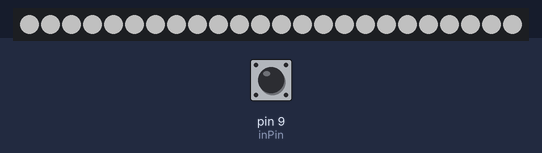
This sketch was run on a simulated Arduino Uno, built with avr-gcc and run on an emulated ATmega328P. Parts: 24 RGB LEDs in strip order, left to right. The test bench sets the inputs (shaded band); at power-on: pin 9 (inPin) HIGH. Dim RGB values are drawn brighter than linear.

Above: at 1.11 s.
1.3 s: pin 9 (inPin) driven LOW
At 1.9 s:
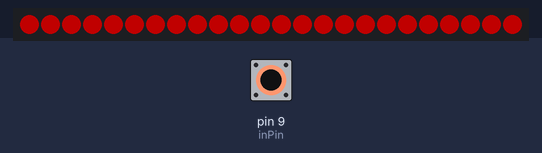
3.5 s: pin 9 (inPin) driven HIGH
At 4.17 s:
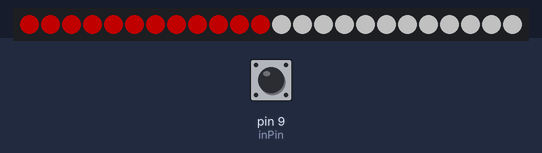
5.9 s: pin 9 (inPin) driven LOW
At 6.64 s:
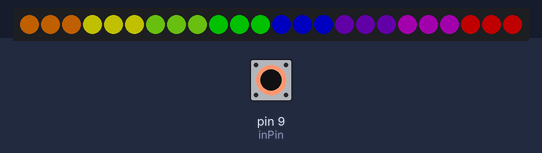
7.8 s: pin 9 (inPin) pulsed HIGH 2 times (0.12 s each, 0.3 s apart)
At 9.33 s:
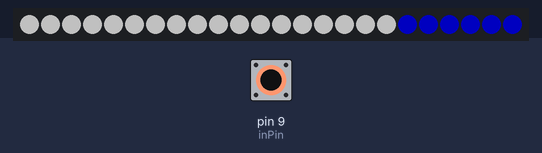

Measured:
- after the input at 3.5 s, the LEDs: first differ from a run without the input after 0.34 s (image 2 shows a later state)
- after the input at 5.9 s, the LEDs: first change after 0.21 s (image 3 shows a later state)
- after the input at 7.8 s, the LEDs: first change after 0.09 s (image 4 shows a later state)

The sketch:

baglightfinal.ino
```cpp
#include <Adafruit_NeoPixel.h>
#define PIN 4
#define inPin 9

// 3 8led neopixel sticks wired to pin 6 for baglight or helmet light

Adafruit_NeoPixel pixel = Adafruit_NeoPixel(24, PIN);
int dly = 200;
uint32_t color[8] = {0xFF0000, 0xff7f00, 0xffff00, 0x87f717, 0x00ff00, 0x0000ff, 0x4b0082, 0x8f0099,};
uint8_t a,b,c;
int val;
int valn;
int lightstate = 0;

void setup() {
  pinMode(inPin, INPUT);
  val = digitalRead(inPin);
  //Serial.begin(9600);
  pixel.begin();
  pixel.setBrightness(85); // 1/3 brightness
}

void loop() {
  // put your main code here, to run repeatedly:
valn = digitalRead(inPin);
delay(50);
if (valn != val){
//Serial.print("valn=");
//Serial.println(valn);
//Serial.print("val=");
//Serial.println(val);
val = valn;
lightstate = lightstate +1;
if(lightstate > 5){
  lightstate = 0;
}
//Serial.println(lightstate);
}
//white blink
  if (lightstate == 0)
     {
     for (b=0; b<24; b++){
     pixel.setPixelColor(b, 0xffffff);
     }
     pixel.show();
     delay(dly/2);
     for (b=0; b<24; b++){
     pixel.setPixelColor(b, 0x000000);
     }
     pixel.show();
     delay(dly/2);
     }
  //red blink
  if (lightstate == 1) {
     for (b=0; b<24; b++){
     pixel.setPixelColor(b, 0xffffff);
     }
     pixel.show();
     delay(dly);
     for (b=0; b<24; b++){
     pixel.setPixelColor(b, 0xff0000);
     }
     pixel.show();
     delay(dly); }
   //White left right blink
   if (lightstate == 2) {
     for (b=0; b<12; b++){
     pixel.setPixelColor(b, 0xffffff);
     pixel.setPixelColor(b+12,0xff0000);
     }
     pixel.show();
     delay(dly);
     for (b=0; b<12; b++){
     pixel.setPixelColor(b, 0xff0000);
     pixel.setPixelColor(b+12, 0xffffff);
     }
     pixel.show();
     delay(dly); }
  // rainbow
  if (lightstate == 3) {
   for (a=0; a<8; a++){
   for (b=0; b<24; b=b+3){
   if ((b/3)-a >= 0)
   {
     c=(b/3)-a;
     pixel.setPixelColor(b,color[c]);
     pixel.setPixelColor(b+1,color[c]);
     pixel.setPixelColor(b+2,color[c]);
   }
   else
   {
     c=8-(a-(b/3));
     pixel.setPixelColor(b,color[c]);
     pixel.setPixelColor(b+1,color[c]);
     pixel.setPixelColor(b+2,color[c]);
   }
  }
  pixel.show();
  delay (dly/3);
   }
  }
  //red-white multi blink
  if (lightstate == 4)
  {
     for (b=0; b<4; b++){
     pixel.setPixelColor(b, 0xffffff);
     pixel.setPixelColor(b+4, 0xff0000);
     pixel.setPixelColor(b+8, 0xffffff);
     pixel.setPixelColor(b+12, 0xff0000);
     pixel.setPixelColor(b+16, 0xffffff);
     pixel.setPixelColor(b+20, 0xff0000);
     }
     pixel.show();
     delay(dly);
     for (b=0; b<4; b++){
     pixel.setPixelColor(b, 0xff0000);
     pixel.setPixelColor(b+4, 0xffffff);
     pixel.setPixelColor(b+8, 0xff0000);
     pixel.setPixelColor(b+12, 0xffffff);
     pixel.setPixelColor(b+16, 0xff0000);
     pixel.setPixelColor(b+20, 0xffffff);
     }
     pixel.show();
     delay(dly);
  }
// cylon eyes
  if (lightstate == 5)
  {
         for (b=0; b<19; b++){
     for (a=0; a<24; a++){
     pixel.setPixelColor(a,0xffffff);
     }
     pixel.setPixelColor(b,0x0000ff);
     pixel.setPixelColor(b+1,0x0000ff);
     pixel.setPixelColor(b+2,0x0000ff);
     pixel.setPixelColor(b+3,0x0000ff);
     pixel.setPixelColor(b+4,0x0000ff);
     pixel.setPixelColor(b+5,0x0000ff);
     pixel.show();
     delay(dly/4);
     }
     delay(dly/4);
     for (b=17; b>0; b--){
     for (a=0; a<24; a++){
     pixel.setPixelColor(a,0xffffff);
     }
     pixel.setPixelColor(b,0xff0000);
     pixel.setPixelColor(b+1,0xff0000);
     pixel.setPixelColor(b+2,0xff0000);
     pixel.setPixelColor(b+3,0xff0000);
     pixel.setPixelColor(b+4,0xff0000);
     pixel.setPixelColor(b+5,0xff0000);
     pixel.show();
     delay(dly/4);
     }
  //delay(dly/4);
  }

 }
```
